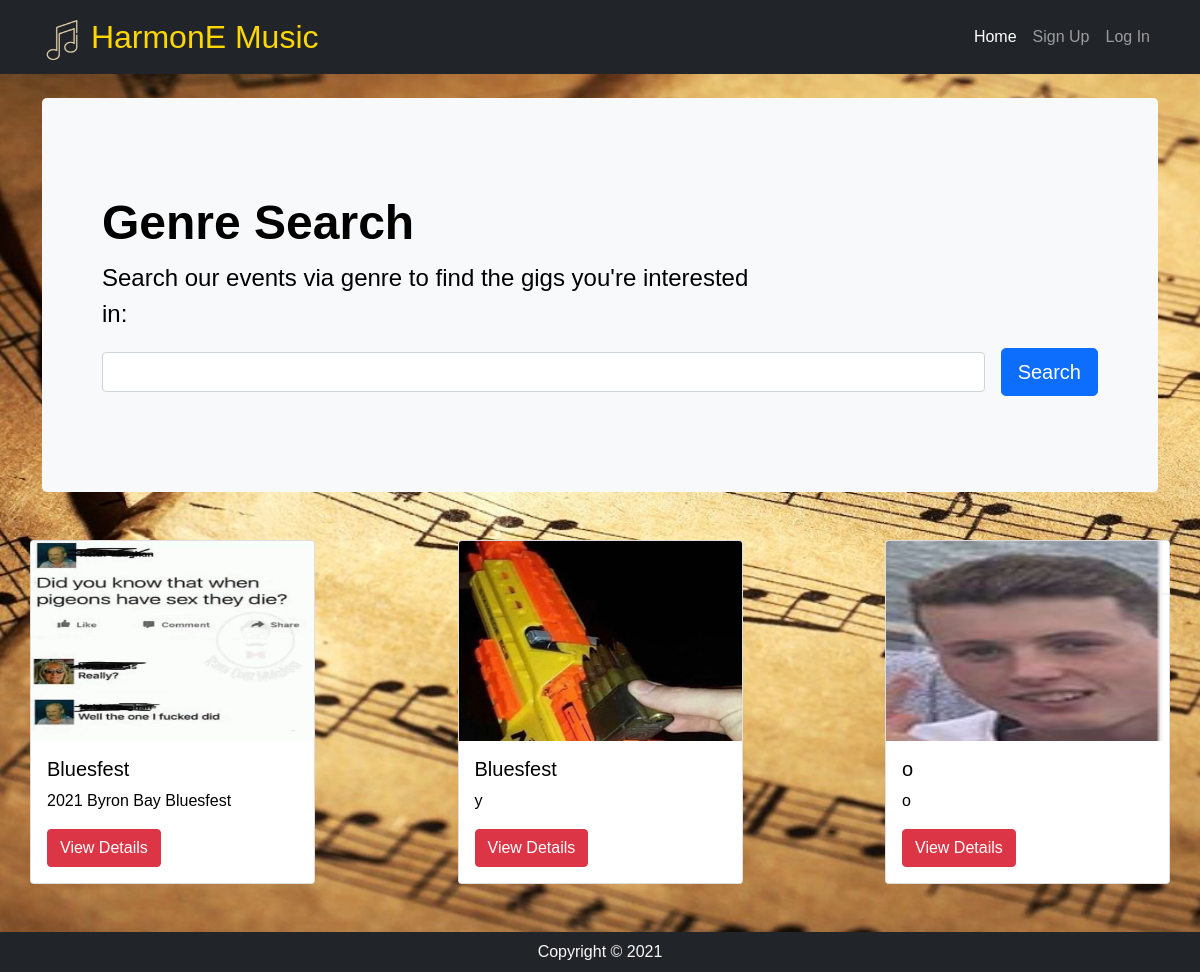
The app's page /events with its own data.
### music/models.py (models this page shows, shortened)
class MusicEvent(db.Model):
    __tablename__ = 'events'
    id = db.Column(db.Integer, primary_key=True)
    EventName = db.Column(db.String(100), index=True, nullable=False)
    EventCreator = db.Column(db.Integer, db.ForeignKey('users.id'))
    EventImage = db.Column(db.String(400), index=True, nullable=False)
    EventGenre = db.Column(db.String(100), index=True, nullable=False)
    EventDescription = db.Column(db.String(200), index=True, nullable=False)
    EventVenue = db.Column(db.String(200), index=True, nullable=False)
    EventStart = db.Column(db.String(200), index=True, nullable=False)
    EventEnd = db.Column(db.String(200), index=True, nullable=False)
    EventTickets = db.Column(db.Integer, index=True, nullable=False)
    EventStatus = db.Column(db.String(200), index=True, nullable=False)
    comments = db.relationship('Comment', backref='events')

### music/views.py (the view)
@mainbp.route('/events')
def events():
    events = MusicEvent.query.all()
    return render_template('events.html', events=events)

### music/templates/events.html (shortened to what this page needs)
{% extends 'base.html' %}
{% import "bootstrap/wtf.html" as wtf %}
{% block header %}
<div class="container py-4">
  <div class="p-5 mb-4 bg-light rounded-3">
    <div class="container-fluid py-5">
      <h1 class="display-5 fw-bold">Genre Search</h1>
      <p class="col-md-8 fs-4">Search our events via genre to find the gigs you're interested in:
      </p>
      <form class="form-inline d-flex flex-nowrap" action="{{url_for('main.searchgenre')}}">
        <input type="text" name="search" class="form-control flex-grow-1 my-1 mr-sm-2" id="inlineFormCustomSelectPref">
        <button class="btn btn-primary btn-lg ms-3" type="button">Search</button>
      </form>
    </div>
  </div>
</div>
{% endblock %}
{% block content %}
<div class="container">
  {% if events %}
  <div class="row justify-content-between">
    {% for event in events %}
    <div class="card mb-5 mr-5 px-0 col-md-3">
      <img class="card-img-top" height="200rem" src="{{event.EventImage}}" alt="{{event.EventName}}">
      <div class="card-body">
        <h5 class="card-title">{{event.EventName}}</h5>
        <p class="card-text">{{event.EventDescription}}</p>
        <a href="{{url_for('event.show', id=event.id)}}" class="btn btn-danger">View Details</a>
      </div>
    </div>
    {% endfor %}
  </div>
  {% endif %}
</div>
{% endblock %}

### music/templates/base.html (shortened to what this page needs)
<!doctype html>
<html lang="en">
<head>
    <link href="https://cdn.jsdelivr.net/npm/bootstrap@5.0.0-beta3/dist/css/bootstrap.min.css" rel="stylesheet"
>
    <link rel="stylesheet" type="text/css" href="/static/styles.css">
</head>
<body class="d-flex flex-column site-content">
    <header>
        <nav class="navbar navbar-expand-lg bg-dark navbar-dark">
            <div class="container">
                <a class="navbar-brand" style="color: gold;" href="/">
                    <img src="\static\images\harmonElogo.png" style="width:40px;height:40px;"> HarmonE Music</a>
                <section class="collapse navbar-collapse justify-content-end" id="navbarNav">
                    <div class="navbar-nav">
                        <a class="nav-item nav-link active" href="/">Home</a>
                        {% if current_user.is_authenticated and current_user.role=="admin" %}
                        <a class="nav-item nav-link" href="{{ url_for('auth.logout') }}">Log Out</a>
                        <a class="nav-item nav-link" href="{{ url_for('event.create') }}">Create Event</a>
                        {% elif current_user.is_authenticated and current_user.role=="customer" %}
                        <a class="nav-item nav-link" href="/">Bookings</a>
                        <a class="nav-item nav-link" href="{{ url_for('auth.logout') }}">Log Out</a>
                        {% else %}
                        <a class="nav-item nav-link" href="{{ url_for('auth.register') }}">Sign Up</a>
                        <a class="nav-item nav-link" href="{{ url_for('auth.login') }}">Log In</a>
                        {% endif %}
                    </div>
                </section>
            </div>
        </nav>
        {% block header %}
        {% endblock %}
    </header>
    {% block content %}
    {% endblock %}
    <footer class="footer mt-auto">
        <div class="text-center py-2 bg-dark">
            <span class="text-light">Copyright &copy; 2021</span>
        </div>
    </footer>
</body>
</html>

### music/static/styles.css (style rules this page uses)
body { padding: 0%; margin: 0%; min-height: 100vh; font-family: 'Rubik', sans-serif; color: var(--info-colour); }
.site-content { background-image: url('images/sheetmusic.jpg'); background-attachment: fixed; background-size: cover; }
.navbar-brand { font-size: 2em; color:gold !important; }

### records on screen
MusicEvent: EventImage (picture), EventName "Bluesfest", EventDescription "2021 Byron Bay Bluesfest"
MusicEvent: EventImage (picture), EventName "Bluesfest", EventDescription "y"
MusicEvent: EventImage (picture), EventName "o", EventDescription "o"
